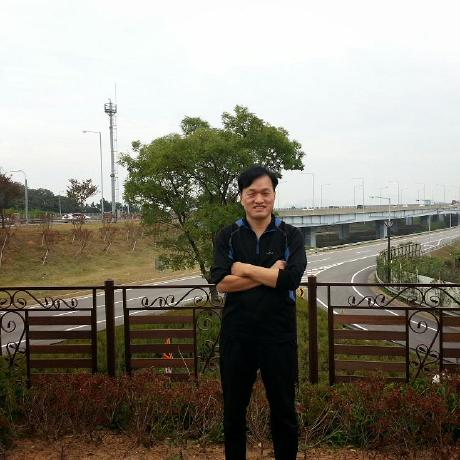
#> input picture default.jpg, 460 x 460 px
$ python flip.py default.jpg
#> lines starting #> are read from the running program, lines starting #| are printed output that depends on the picture
# -*- coding: utf-8 -*-
from __future__ import print_function
import click, os, glob, re, multiprocessing,sys, itertools,cv2,random
import xml.etree.ElementTree as xml_tree

class Obj:
  # [13 lines left out: function __init__, not called in this run]
  def __str__(self):
    return "<{}<{},{} ~ {},{}>_".format(self.name, self.xmin, self.ymin, self.xmax, self.ymax)

# [87 lines left out: functions loadVocXml, saveVocXml, getPartList, not called in this run]
if __name__ == "__main__" and len(sys.argv) > 1:
    flist = []
    for f in sys.argv[1:]:
        print(f)
        if os.path.isfile(f):
            flist.append(f)
        else:
            flist += glob.glob(f)
    print(flist)
    for fname in flist:
        print(fname)
        if fname.find('.jpg')  >= 0:
            img = cv2.imread(fname, cv2.IMREAD_COLOR)
#> img is the input picture: shape (460, 460, 3); mean B, G, R 121.2, 132.8, 137.2
            img =  cv2.flip(img, 1)
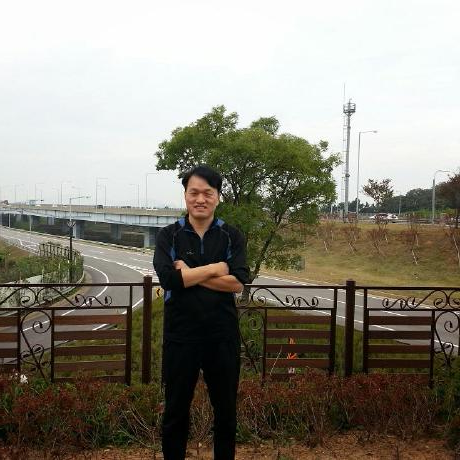
#> img: shape (460, 460, 3); mean B, G, R 121.2, 132.8, 137.2
            cv2.imwrite(fname.replace('.jpg', '_R.jpg'), img)

        elif fname.find('.xml') >= 0 :
            fname = fname.replace(".xml", "")
            width, height, object_list = loadVocXml(fname)
            for obj in object_list:
                o1 = Obj(obj.name, obj.xmin, obj.ymin, obj.xmax, obj.ymax)
                obj.xmax = width - o1.xmin
                obj.xmin = width - o1.xmax
                part_list = getPartList(obj, object_list)
                for sobj in part_list:
                  o1 = Obj(sobj.name, sobj.xmin, sobj.ymin, sobj.xmax, sobj.ymax)
                  sobj.xmax = width - o1.xmin
                  sobj.xmin = width - o1.xmax
            saveVocXml(fname + '_R.jpg', width, height, object_list)
